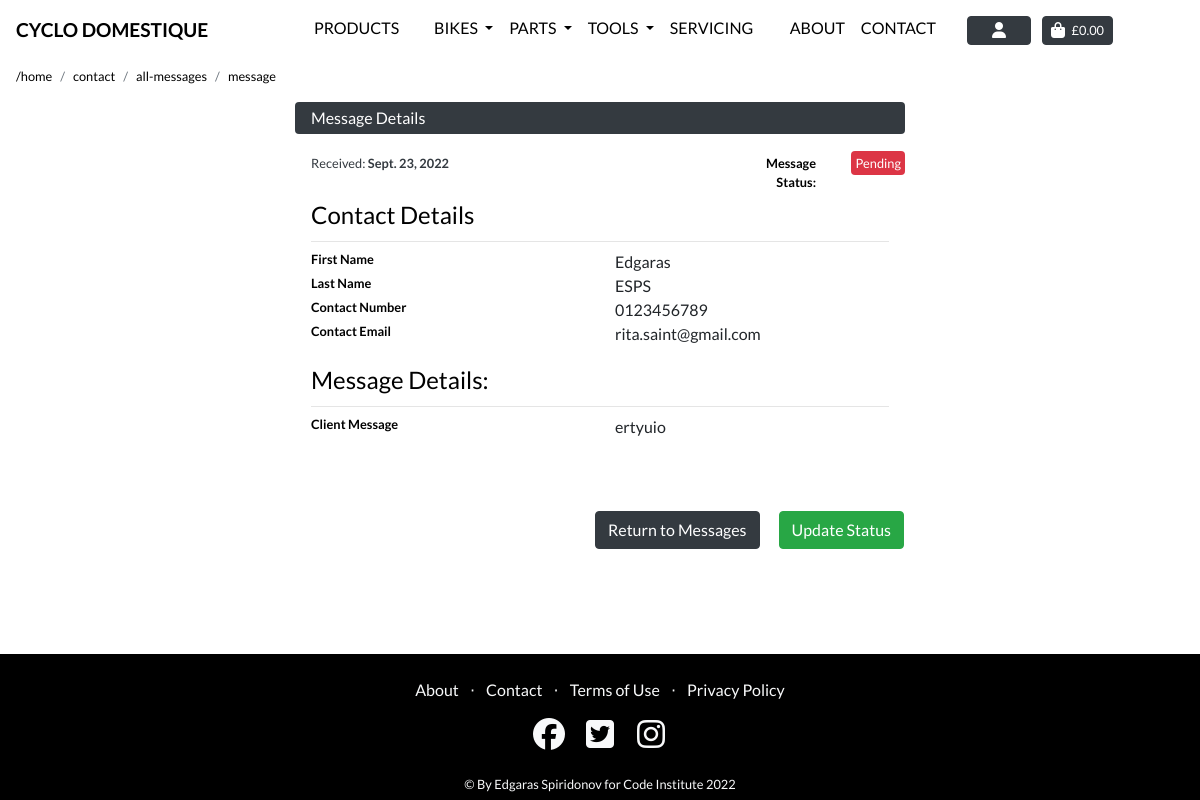
Page /contact/message/14/ (signed in) on the earlier database version.
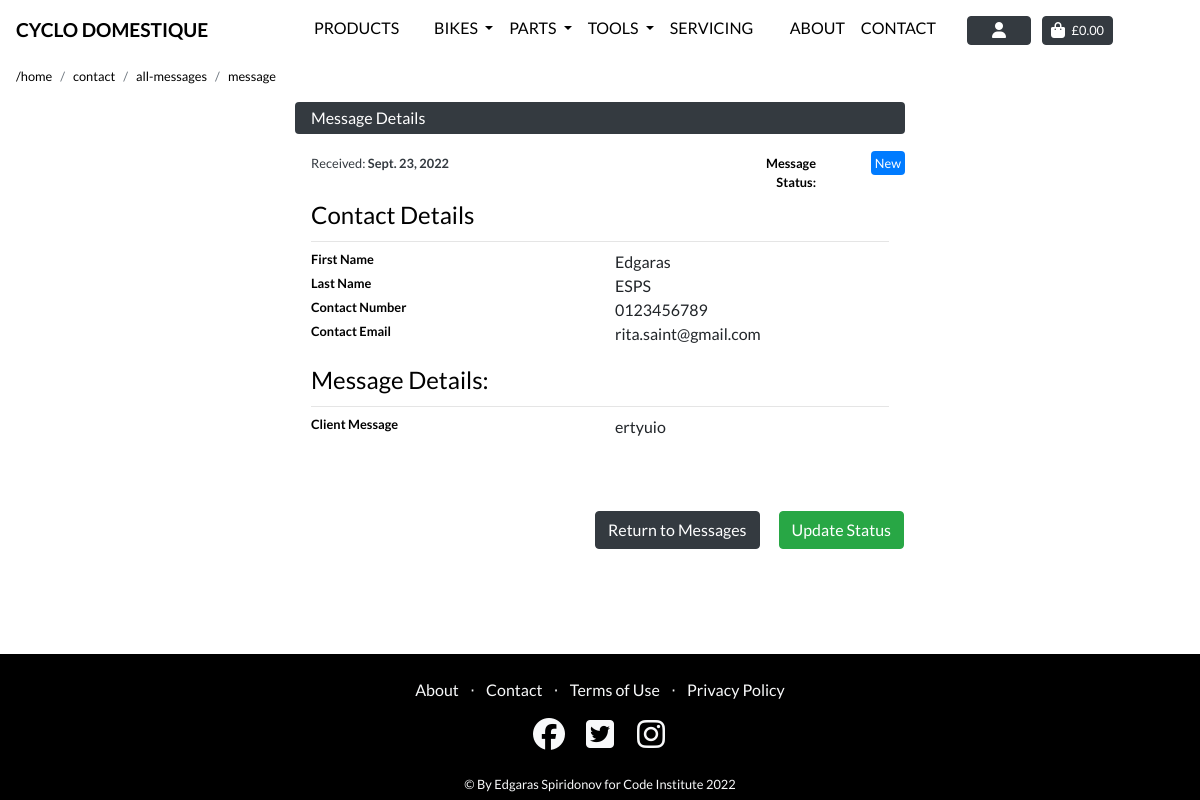
Same page on the later database version.
### contact/views.py (the view, shortened to what this page needs)
# urls.py: path('message/<int:pk>/', views.view_message, name='view_message'),
@login_required
def view_message(request, pk):
    message = get_object_or_404(ContactForm, pk=pk)
    categories = None
    sort = None
    direction = None
    current_sorting = f'{sort}_{direction}'
    template = 'contact/view_contact_message.html'
    context = {
        'message': message,
        'current_categories': categories,
        'current_sorting': current_sorting,
        'on_inventory_page': True,
    }
    return render(request, template, context)

### contact/models.py (called while the page is built)
    def __str__(self):
        return self.email_address

### contact/templates/contact/view_contact_message.html (shortened to what the changed rows need)
{% extends "base.html" %}
{% load static %}
{% block extra_css %}
    <link rel="stylesheet" href="{% static 'checkout/css/checkout.css' %}">
    <link rel="stylesheet" href="{% static 'css/page_navbar.css' %}">
{% endblock %}
{% block content %}
<div class="container">
    <div class="row">
        <div class="col-12 col-md-8 ">
            <div class="row">
                <div class="col-12 col-md-4">
                    <div class="row">
                        <div class="col-12 col-md-5 text-right">
                            <p class="my-0 mx-0 py-1 small ">
                                {% if message.status == 1 %}
                                    <span class="p-1 rounded bg-danger text-white ">Pending</span>
                                {% elif message.status == 2 %}
                                    <span class="p-1 rounded bg-success text-white ">Completed</span>
                                {% else %}
                                    <span class="p-1 rounded btn-primary text-white">New</span>
                                {% endif %}
                            </p>
                        </div>
                    </div>
                </div>
            </div>
        </div>
    </div>
</div>
{% endblock %}

Differences in the rows shown:
changed ContactForm "Edgaras": status 1 → 0 (drawn)
Other differences:
text no longer shown: "Pending"
text now shown: "New"
